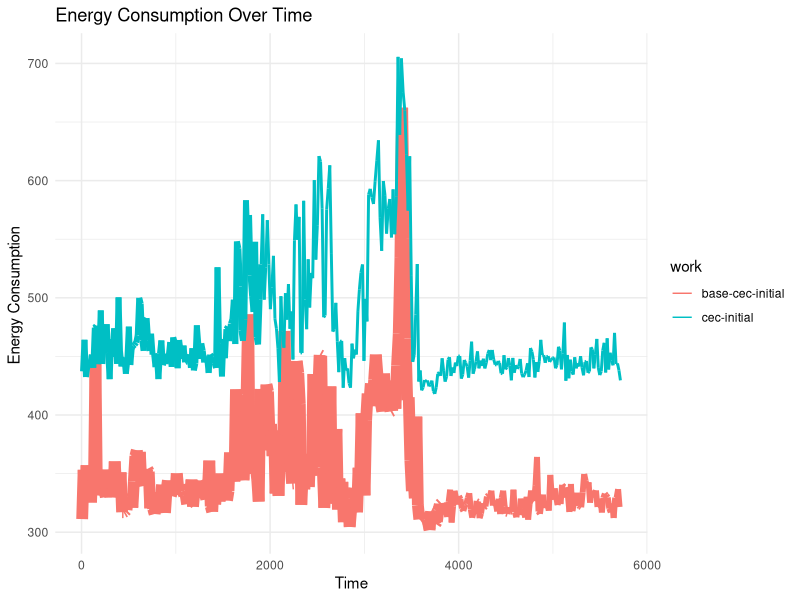
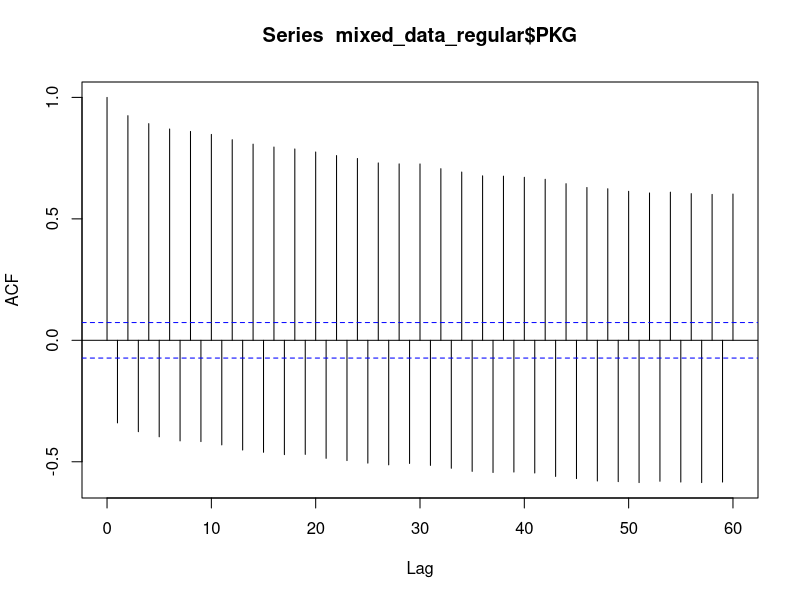

Reproduce these figures in R, in order. (Note: this script raises an error after producing the figures.)
mixed_data_regular <- read.csv("data/cec-1.11.8-cec-initial-17-Jan-12-08-26.csv")
mixed_data_regular$group <- "regular"
mixed_data_regular$cum_seconds <- cumsum(mixed_data_regular$seconds)
mixed_data_regular$linewidth <- ifelse( mixed_data_regular$dimension == 10, 4,
                                       ifelse( mixed_data_regular$dimension ==5, 2, 1))
library(ggplot2)
ggplot(mixed_data_regular, aes(x = cum_seconds, y = PKG,group=work,color=work)) +
  geom_line(linewidth=mixed_data_regular$linewidth) +
  labs(
    title = "Energy Consumption Over Time",
    x = "Time",
    y = "Energy Consumption "
  ) +
  theme_minimal()

mixed_data_regular_self_correlation <- acf(mixed_data_regular$PKG, lag.max=60)


for (i in seq(from=2,to=nrow(mixed_data_regular),by=2)) {
  mixed_data_regular$delta_seconds[i] <- mixed_data_regular$seconds[i] - mixed_data_regular$seconds[i-1]
  mixed_data_regular$delta_PKG[i] <- mixed_data_regular$PKG[i] - mixed_data_regular$PKG[i-1]
}


mixed_data_regular_workload <- mixed_data_regular %>% filter( delta_PKG != 0)

library(dplyr)
summary_data_regular <- mixed_data_regular_workload %>%
  group_by(dimension, population_size, max_gens ) %>%
  summarise(
    mean_delta_PKG = mean(delta_PKG),
    median_delta_PKG = median(delta_PKG),
    trimmed_mean_delta_PKG = mean(delta_PKG, trim=0.2),
    sd_delta_PKG = sd(delta_PKG),
    iqr_delta_PKG = IQR(delta_PKG),
    conf_interval_delta_PKG = sprintf("[%s, %s]", round(t.test(delta_PKG)$conf.int[1], 2), round(t.test(delta_PKG)$conf.int[2], 2)),
    iqr_PKG = IQR(PKG)
  )


mixed_data_sandwich <- read.csv("data/cec-1.11.8-cec-sandwich-17-Jan-20-05-31.csv")
mixed_data_sandwich$group <- "sandwich"
mixed_data_sandwich$cum_seconds <- cumsum(mixed_data_sandwich$seconds)

mixed_data_sandwich_base <- mixed_data_sandwich %>% filter( work == "base-cec-sandwich")
mixed_data_sandwich_base_self_correlation <- acf(mixed_data_sandwich_base$PKG, lag.max=60)
mixed_data_sandwich_workload <- mixed_data_sandwich %>% filter( work == "cec-sandwich")
mixed_data_sandwich_workload_self_correlation <- acf(mixed_data_sandwich_workload$PKG, lag.max=60)

ggplot(mixed_data_sandwich, aes(x = cum_seconds, y = PKG,group=work,color=work)) +
  geom_line() +
  labs(
    title = "Energy Consumption Over Time",
    x = "Time",
    y = "Energy Consumption "
  ) +
  theme_minimal()

process_deltas <- function(data) {
  n <- nrow(data)
  data$delta_PKG <- rep(NA_real_, n)
  data$delta_seconds <- rep(NA_real_, n)
  for (k in seq(from=0,to=n-1,by=61)) {
    for (i in seq(from=2,to=60,by=2)) {
      index <- k+i
      data$delta_seconds[index] <- data$seconds[index] - (data$seconds[index-1]+ data$seconds[index+1])/2
      data$delta_PKG[index] <- data$PKG[index] - (data$PKG[index-1] + data$PKG[index+1])/2

    }
  }
  return(data %>% filter( delta_PKG != 0))
}

create_summary <- function(data) {
  return(
    data %>%
      group_by(dimension, population_size, max_gens ) %>%
      summarise(
        mean_delta_PKG = mean(delta_PKG),
        median_delta_PKG = median(delta_PKG),
        trimmed_mean_delta_PKG = mean(delta_PKG, trim=0.2),
        sd_delta_PKG = sd(delta_PKG),
        iqr_delta_PKG = IQR(delta_PKG),
        iqr_PKG = IQR(PKG),
        conf_interval_delta_PKG = sprintf("[%s, %s]", round(t.test(delta_PKG)$conf.int[1], 2), round(t.test(delta_PKG)$conf.int[2], 2))
      )
  )
}

processed_sandwich_v1 <- process_deltas(mixed_data_sandwich)
summary_data_sandwich_v1 <- create_summary(processed_sandwich_v1)

mixed_data_sandwich_v2 <- read.csv("data/cec-1.11.8-cec-sandwich-v2-18-Jan-09-39-50.csv")
mixed_data_sandwich_v2$group <- "sandwich_v2"
mixed_data_sandwich_v2$cum_seconds <- cumsum(mixed_data_sandwich_v2$seconds)

ggplot(mixed_data_sandwich_v2, aes(x = cum_seconds, y = PKG,group=work,color=work)) +
  geom_line() +
  labs(
    title = "Energy Consumption Over Time",
    x = "Time",
    y = "Energy Consumption "
  ) +
  theme_minimal()

processed_sandwich_v2 <- process_deltas(mixed_data_sandwich_v2)
summary_data_sandwich_v2 <- create_summary(processed_sandwich_v2)

mixed_data_sandwich_v3 <- read.csv("data/cec-1.11.8-cec-sandwich-v3-18-Jan-11-55-49.csv")
mixed_data_sandwich_v3$group <- "sandwich_v3"
mixed_data_sandwich_v3$cum_seconds <- cumsum(mixed_data_sandwich_v3$seconds)
ggplot(mixed_data_sandwich_v3, aes(x = cum_seconds, y = PKG,group=work,color=work)) +
  geom_line() +
  labs(
    title = "Energy Consumption Over Time",
    x = "Time",
    y = "Energy Consumption "
  ) +
  theme_minimal()

processed_sandwich_v3 <- process_deltas(mixed_data_sandwich_v3)
summary_data_sandwich_v3 <- create_summary(processed_sandwich_v3)


mixed_data_sandwich_v4 <- read.csv("data/cec-1.11.8-cec-sandwich-v4-18-Jan-13-40-03.csv")
mixed_data_sandwich_v4$group <- "sandwich_v4"
mixed_data_sandwich_v4$cum_seconds <- cumsum(mixed_data_sandwich_v4$seconds)
ggplot(mixed_data_sandwich_v4, aes(x = cum_seconds, y = PKG,group=work,color=work)) +
  geom_line() +
  labs(
    title = "Energy Consumption Over Time",
    x = "Time",
    y = "Energy Consumption "
  ) + theme_minimal()

processed_sandwich_v4 <- process_deltas(mixed_data_sandwich_v4)
summary_data_sandwich_v4 <- create_summary(processed_sandwich_v4)

mixed_data_sandwich_v5 <- read.csv("data/cec-1.11.8-cec-sandwich-v5-18-Jan-17-48-30.csv")
mixed_data_sandwich_v5$group <- "sandwich_v5"
mixed_data_sandwich_v5$cum_seconds <- cumsum(mixed_data_sandwich$seconds)
ggplot(mixed_data_sandwich_v5, aes(x = cum_seconds, y = PKG,group=work,color=work)) +
  geom_line() + labs(
    title = "Energy Consumption Over Time",
    x = "Time",
    y = "Energy Consumption "
  ) + theme_minimal()
processed_sandwich_v5 <- process_deltas(mixed_data_sandwich_v5)
summary_data_sandwich_v5 <- create_summary(processed_sandwich_v5)

# Combine all data
processed_sandwich <- rbind(processed_sandwich_v1,
                              processed_sandwich_v2,
                              processed_sandwich_v3,
                              processed_sandwich_v4,
                              processed_sandwich_v5)

summary_sandwich <- create_summary(processed_sandwich)


# New results
results_v12_v1 <- read.csv("data/cec-1.12.4-cec-sandwich-v1-20-Jan-12-35-01.csv")
results_v12_v1$group <- "v12_v1"
results_v12_v1$cum_seconds <- cumsum(results_v12_v1$seconds)
ggplot(results_v12_v1, aes(x = cum_seconds, y = PKG,group=work,color=work)) +
  geom_line() + labs(
    title = "Energy Consumption Over Time",
    x = "Time",
    y = "Energy Consumption "
  ) + theme_minimal()
processed_results_v12_v1 <- process_deltas(results_v12_v1)
summary_results_v12_v1 <- create_summary(processed_results_v12_v1)

results_v12_v2 <- read.csv("data/cec-1.12.4-cec-sandwich-v2-20-Jan-15-14-48.csv")
results_v12_v2$group <- "v12_v2"
results_v12_v2$cum_seconds <- cumsum(results_v12_v2$seconds)
ggplot(results_v12_v2, aes(x = cum_seconds, y = PKG, group=work,color=work)) +
  geom_line() + labs(
    title = "Energy Consumption Over Time",
    x = "Time",
    y = "Energy Consumption "
  ) + theme_minimal()
processed_results_v12_v2 <- process_deltas(results_v12_v2)
summary_results_v12_v2 <- create_summary(processed_results_v12_v2)

results_v12_v3 <- read.csv("data/cec-1.12.4-cec-sandwich-v3-20-Jan-17-31-35.csv")
results_v12_v3$group <- "v12_v3"
results_v12_v3$cum_seconds <- cumsum(results_v12_v3$seconds)
ggplot(results_v12_v3, aes(x = cum_seconds, y = PKG, group=work,color=work)) +
  geom_line() + labs(
    title = "Energy Consumption Over Time",
    x = "Time",
    y = "Energy Consumption "
  ) + theme_minimal()

processed_results_v12_v3 <- process_deltas(results_v12_v3)
summary_results_v12_v3 <- create_summary(processed_results_v12_v3)

results_v12_v4 <- read.csv("data/cec-1.12.4-cec-sandwich-v4-21-Jan-07-36-17.csv")
results_v12_v4$group <- "v12_v4"
results_v12_v4$cum_seconds <- cumsum(results_v12_v4$seconds)
ggplot(results_v12_v4, aes(x = cum_seconds, y = PKG,
       group=work,color=work)) +
  geom_line() + labs(
    title = "Energy Consumption Over Time",
    x = "Time",
    y = "Energy Consumption "
  ) + theme_minimal()
processed_results_v12_v4 <- process_deltas(results_v12_v4)
summary_results_v12_v4 <- create_summary(processed_results_v12_v4)

results_v12_v5 <- read.csv("data/cec-1.12.4-cec-sandwich-v5-21-Jan-09-37-26.csv")
results_v12_v5$group <- "v12_v5"
results_v12_v5$cum_seconds <- cumsum(results_v12_v5$seconds)
ggplot(results_v12_v5, aes(x = cum_seconds, y = PKG,
       group=work,color=work)) +
  geom_line() + labs(
    title = "Energy Consumption Over Time",
    x = "Time",
    y = "Energy Consumption "
  ) + theme_minimal()

processed_results_v12_v5 <- process_deltas(results_v12_v5)
summary_results_v12_v5 <- create_summary(processed_results_v12_v5)

# Combine all new results
processed_results_v12 <- rbind(processed_results_v12_v1,
                               processed_results_v12_v2,
                               processed_results_v12_v3,
                               processed_results_v12_v4,
                               processed_results_v12_v5)

summary_results_v12 <- create_summary(processed_results_v12)

# Old results
lion_baseline <- read.csv("data/lion-1.11.7-baseline-bna-baseline-12-Jan-14-46-15.csv")
lion_baseline %>% group_by(dimension,population_size) %>%
  summarise(median_energy=median(PKG), sd_energy=sd(PKG),
            trimmed_mean_energy=mean(PKG,trim=0.2),
            median_time=median(seconds), sd_time=sd(seconds),
            trimmed_mean_time=mean(seconds, trim=0.2)) -> summary_lion_baseline

lion_results <- read.csv("data/lion-1.11.7-bna-fix-rand-bna-fix-rand-12-Jan-15-22-19.csv")
lion_results$delta_PKG <- 0
lion_results$delta_seconds <- 0
for (dim in c(3,5)) {
  for ( pop_size in c(200,400)) {
    number_of_rows <- nrow(lion_results[ lion_results$dimension==dim & lion_results$population_size==pop_size,])
    lion_results[ lion_results$dimension==dim & lion_results$population_size==pop_size,]$delta_PKG <-
      lion_results[ lion_results$dimension==dim & lion_results$population_size==pop_size,]$PKG  -
      rep(summary_lion_baseline[ summary_lion_baseline$population_size == pop_size & summary_lion_baseline$dimension==dim, ]$median_energy,number_of_rows)

    lion_results[ lion_results$dimension==dim & lion_results$population_size==pop_size,]$delta_seconds <-
      lion_results[ lion_results$dimension==dim & lion_results$population_size==pop_size,]$seconds  -
      rep(summary_lion_baseline[ summary_lion_baseline$population_size == pop_size & summary_lion_baseline$dimension==dim, ]$median_time,number_of_rows)
  }
}

lion_results %>% group_by(dimension,population_size) %>%
  summarise(
    mean_delta_PKG = mean(delta_PKG),
    median_delta_PKG = median(delta_PKG),
    trimmed_mean_delta_PKG = mean(delta_PKG, trim=0.2),
    sd_delta_PKG = sd(delta_PKG),
    iqr_delta_PKG = IQR(delta_PKG),
    iqr_PKG = IQR(PKG)
  ) -> summary_lion_results
